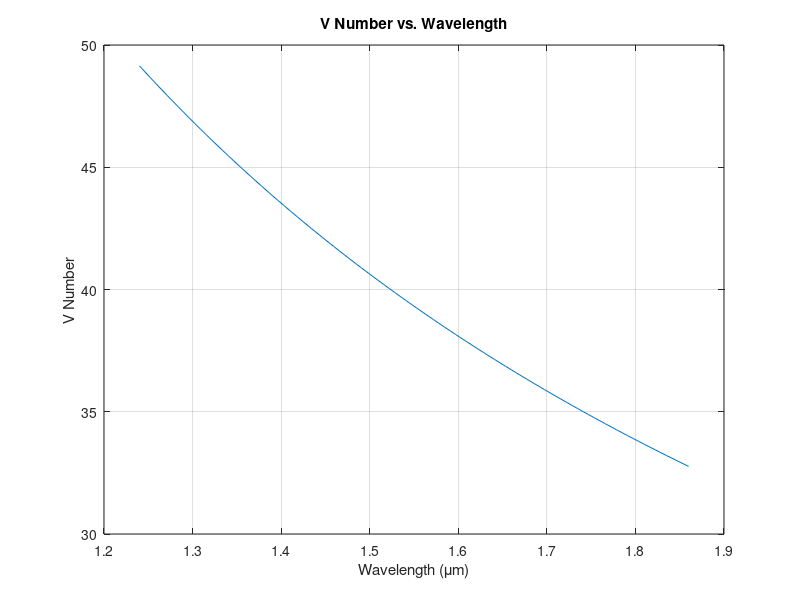

The MATLAB script that drew this image:
clc;
clear;
close all;

% Given parameters
a = 40e-6;      % Core radius in meters
n1 = 1.48;      % Core refractive index
n2 = 1.46;      % Cladding refractive index
lamda = 1.55e-6;        % Operating wavelength in meters

%Numerical Aperture (NA)
NA = sqrt(n1^2 - n2^2);

%V Number
V = 2 * pi * a * NA / lamda;

%Cutoff wavelength
Vc = 10.50;     %Considering multimode fiber........
lambda_c = (2*pi*a*NA)/Vc;

%Check whether the fiber is single mode or multimode
if V < 2.405
    fiber_type = 'Single mode';
else
    fiber_type = 'Multimode';
end

%Number of modes traveling in fiber (Ms)
Ms = (V^2) / 4;

%Graph between V number and wavelength
wavelength_range = linspace(lamda * 0.8, lamda * 1.2, 100);         % Varying wavelength
V_numbers = 2 * pi * a * NA ./ wavelength_range;
plot(wavelength_range * 1e6, V_numbers);
xlabel('Wavelength (\mum)');
ylabel('V Number');
title('V Number vs. Wavelength');
grid on;

%Display results
fprintf('Numerical Aperture (NA): %.4f\n', NA);
fprintf('V Number: %.4f\n', V);
fprintf('Cutoff wavelength: %.4f um\n', lambda_c* 1e6);
fprintf('Fiber type: %s\n', fiber_type);
fprintf('Number of modes traveling in fiber (Ms): %.4f\n', Ms);